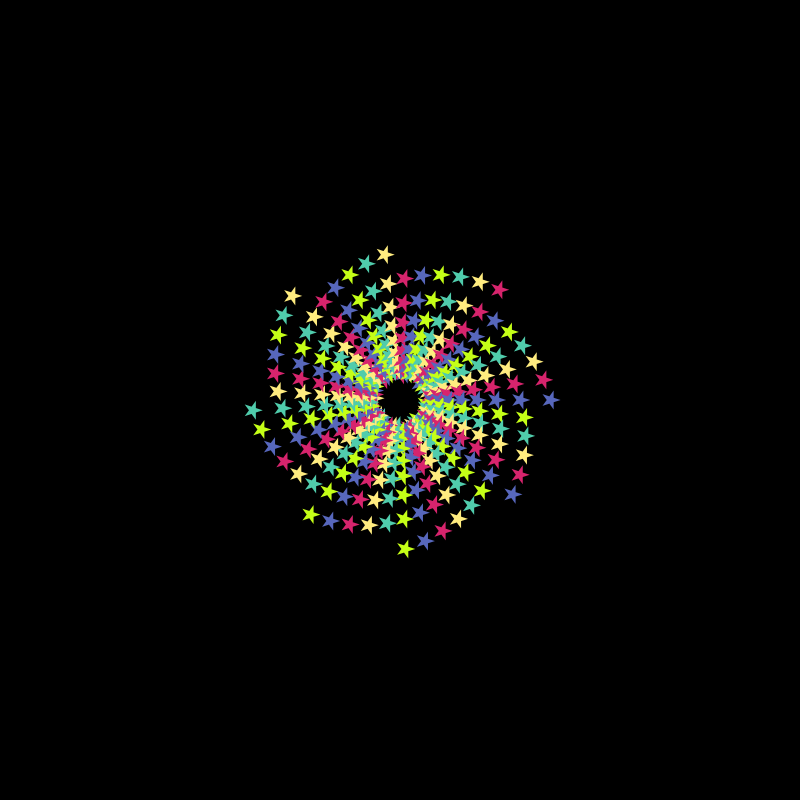
Frame 1 (no input)
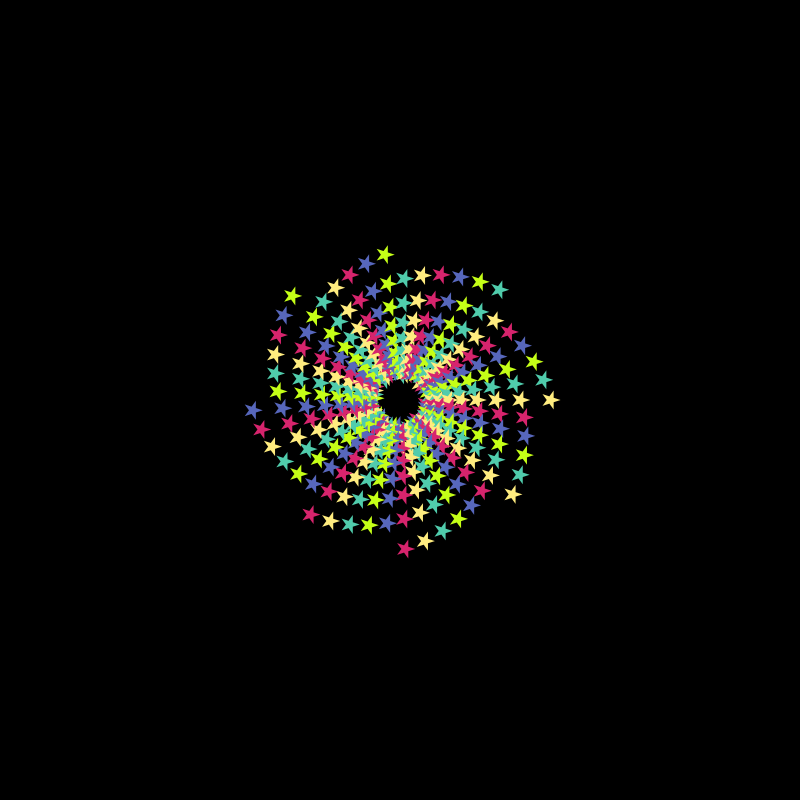
Frame 60 (the mouse pressed at the canvas centre just before this capture)
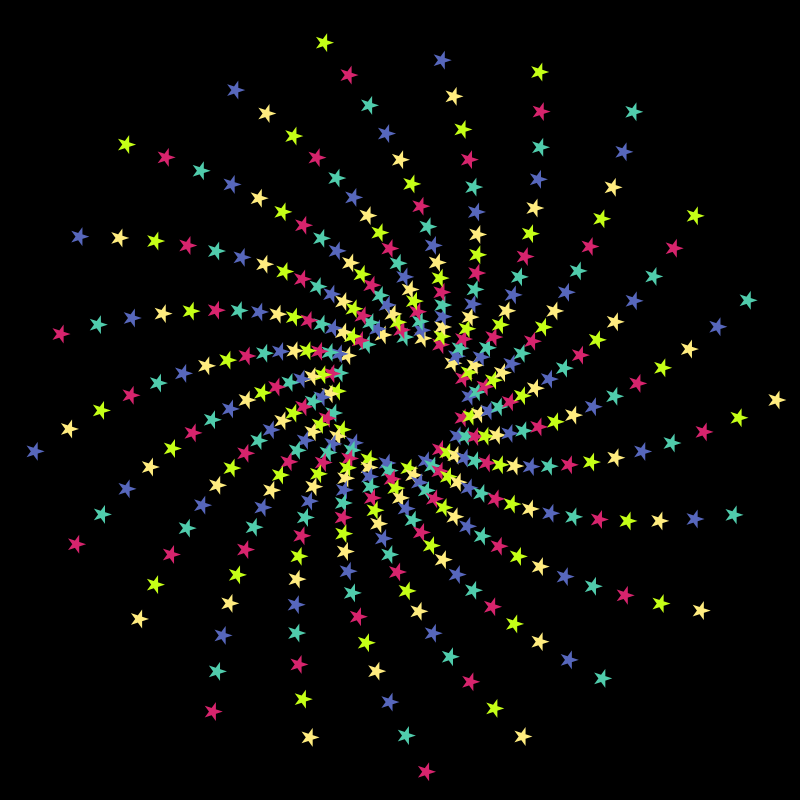
Frame 120 (the mouse held since frame 60 and released just before this capture)

The Processing sketch that drew these frames (run headless with seeded random() and noise(); from frame 60 on, the mouse is pressed at the canvas centre):

// Processing sketch: processing_138064
// ── processing_138064.pde

//Final Assignment
/*For my final piece I wanted to make something fun, colorful, and beautiful that challenged me to come up with new ways to apply what we've learned.
My goal for this assignment was to test out some newly acquired knowledge about using trigonometry functions and the golden ratio to create
amazing looking designs that seem to shift from swirling one way to swirling the other way and even spiraling in on themselves. I wanted to see
it in motion, so I mapped the range of angles to mouseX and the overal size range to mouse Y. The galaxy motif came about from its appearance.
After that, I really wanted to figure out how I could stagger the color of each star to create a pulsing effect. Finally, there's a hidden message in my sketch! 
When the blank space in the middle is at its largest (mouse should be in bottom right hand corner area) click the mouse and see what else I have to say! 
Or you can look at the code below. Either way. */

//Global Variables
color[] starColor = {#50CCAC, #D7246D, #C5FF17, #FFEC7F, #5767BC};
int colorCount = 0;
boolean secretShow = false;

//Setup
void setup(){
  size(800,800);
  background(000000);
  frameRate(5);
}//setup
//Draw
void draw(){
  background(000000);
  float x = 0;
  float y = 0;
  float angle = map(mouseX, 0, width, 136, 138);
  float radius = map(mouseY, 0, height, 25, 100);
  float radiusIncrease = 1.005;
  float rotation = 0;
  int starRadius = 10;
  int starAngle = 72;

  for (int i = 0; i<360; i++){   
     if(colorCount >=5){
      colorCount -=5;
    }//if   
    fill(starColor[colorCount]);
    //fill(starColor[int(i/72)]);
    radius *= radiusIncrease;
    rotation += angle;
    x = (width/2)+cos(radians(rotation))*radius;
    y = (height/2)+sin(radians(rotation))*radius;
    beginShape();
      noStroke();
      for (int s = 0; s < 5; s++){
        vertex(x+cos(radians(starAngle))*starRadius, y+sin(radians(starAngle))*starRadius);
        starAngle+=144;
      }//for s
    endShape();
      colorCount++;
  }//for i
  colorCount++;
  if (mouseX < 650 || mouseY < 650) secretShow = false;
  if (secretShow){
    String hiddenMessage = "I hope you had as much fun as I did learning Processing. Good luck on your final! Bye!";
    textAlign(CENTER);
    textSize(15);
    fill(#50CCAC);
    rectMode(CENTER);
    text(hiddenMessage,(width/2), (height/2)+20, 150, 150);
  }//if

}//draw

void mousePressed(){
      if (mouseX > 650 && mouseY > 650) secretShow = true;
}//mousePressed()
